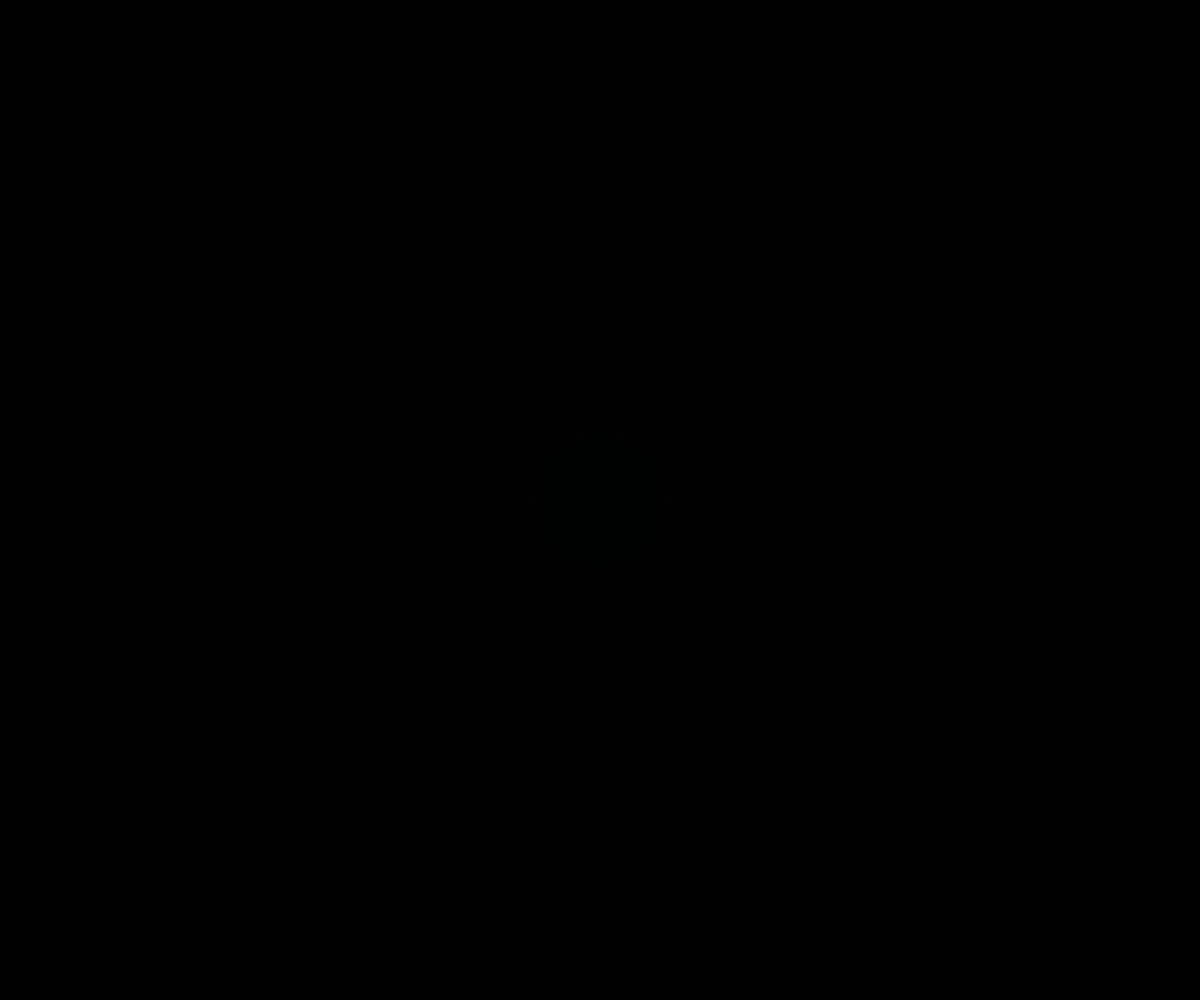
Frame 1 (no input)
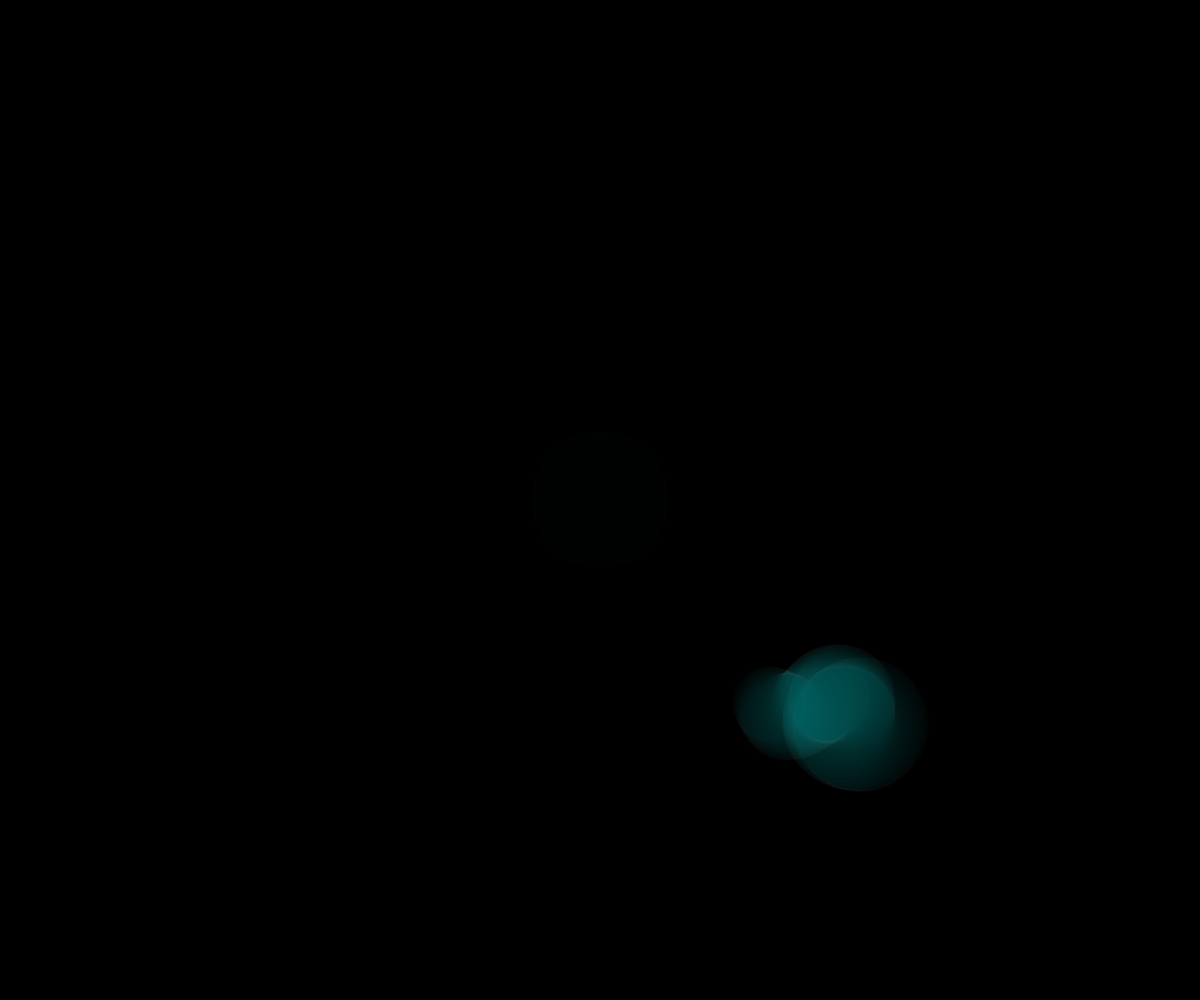
Frame 60 (no input)
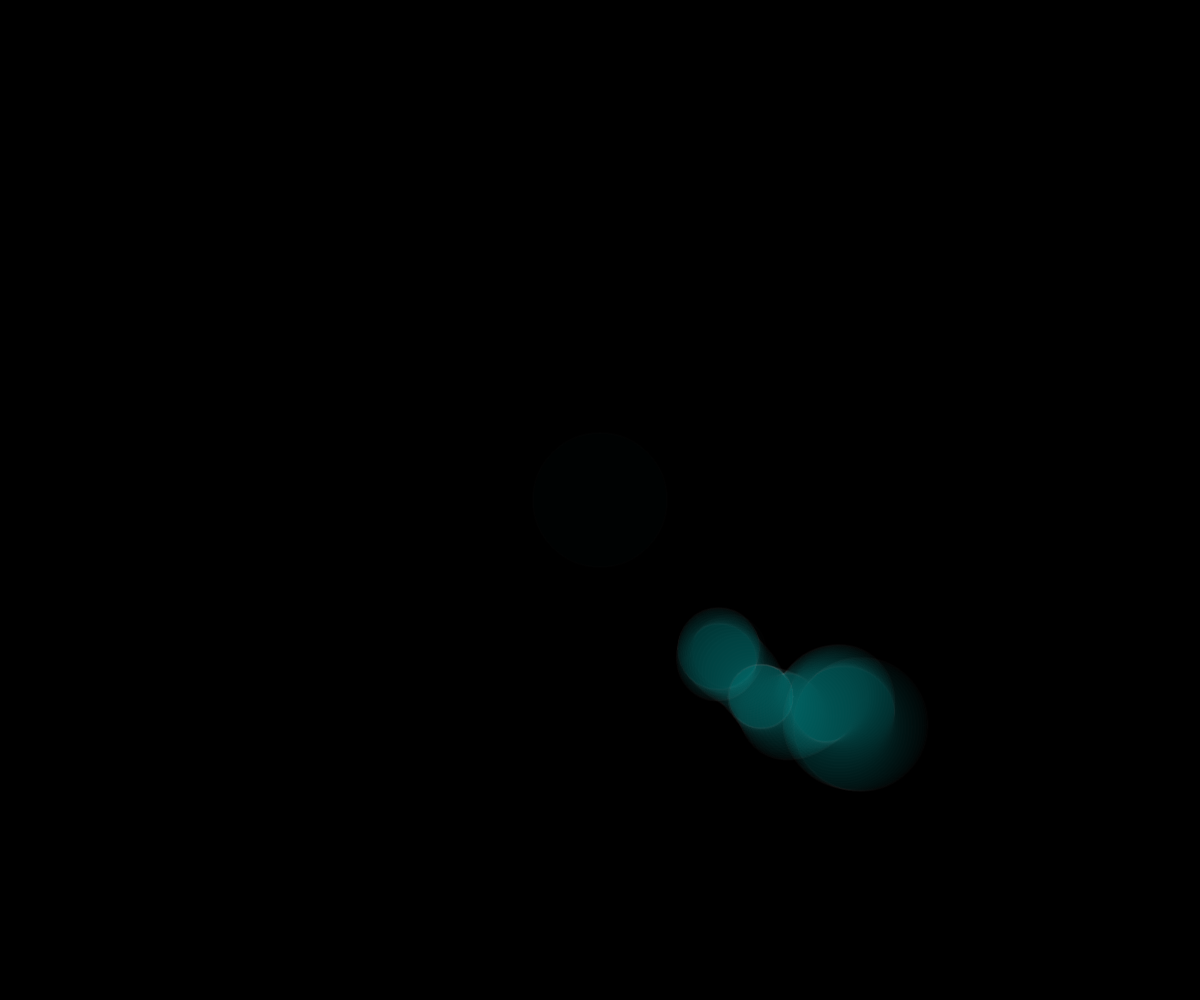
Frame 120 (the mouse pressed at the canvas centre since frame 60)

The p5.js sketch that drew these frames (run headless with seeded random() and noise() and a simulated clock; from frame 60 on, the mouse is pressed at the canvas centre):

// p5.js sketch
// ── sketch.js
// Walker World 2 - Ghost by francy96 @Francesca1996 
// 2020 © Francesca Donati, Daniele @Fupete and the course DSII2020 at DESIGN. unirsm 
// github.com/Francesca1996 — github.com/fupete
// Educational purposes, MIT License, 2020, San Marino

let spazio;
let w;
let t = 0;

function setup() {
  createCanvas(windowWidth, windowHeight); //windowWidth, windowHeight
  background(0);
  
  spazio = 400;
  
  w = new Walker(0);  
}

function draw() {

  w.display();
  w.walk();
  
  t += 0.01 //velocità movimento
}


function Walker () {  //creo la funzione del camminatore
  this.x = 0;
  this.y = 0;
  
  this.display = function () {   //visualizza cammiantore
    push();
    fill(0, 255, 255, 2);
    strokeWeight(2);
    stroke(255, 255, 255, 2);
    translate(this.x, this.y);
    ellipse(width / 2, height / 2, noise(t) * spazio / 2, noise(t) * spazio / 2);  
    pop();
  }  
  
  this.walk = function () {   //movimento camminatore
    this.x = noise(t + 2) * spazio;
    this.y = noise(t + 4) * spazio;
  }
}
